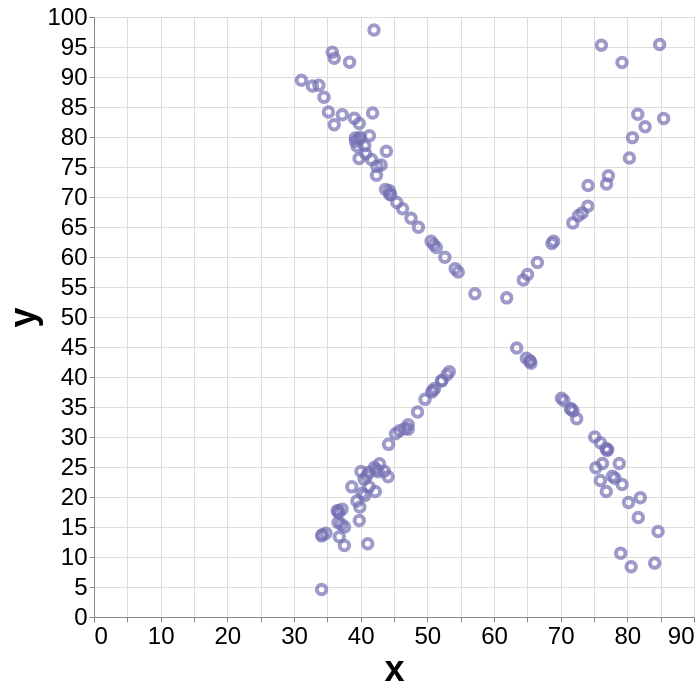

Here is the Vega-Lite specification saved for this chart:
### Vega-Lite specification from a JSON file in a GitHub repository (floating-point values rounded to 4 significant figures; data arrays with more than 128 entries replaced by an {"elided": "..."} marker saying what was removed)
{"config": {"view": {}, "mark": {}, "axis": {"labelFontSize": 24, "titleFontSize": 36}}, "data": {"name": "data-2de995b2e1a55b37fb3c3e9819bb692a"}, "mark": {"type": "point", "color": "#7570b3"}, "encoding": {"size": {"value": 90}, "strokeWidth": {"value": 4}, "x": {"type": "quantitative", "field": "x"}, "y": {"type": "quantitative", "field": "y"}}, "height": 600, "width": 600, "$schema": "https://vega.github.io/schema/vega-lite/v5.json", "datasets": {"data-2de995b2e1a55b37fb3c3e9819bb692a": {"elided": "142 records"}}}
